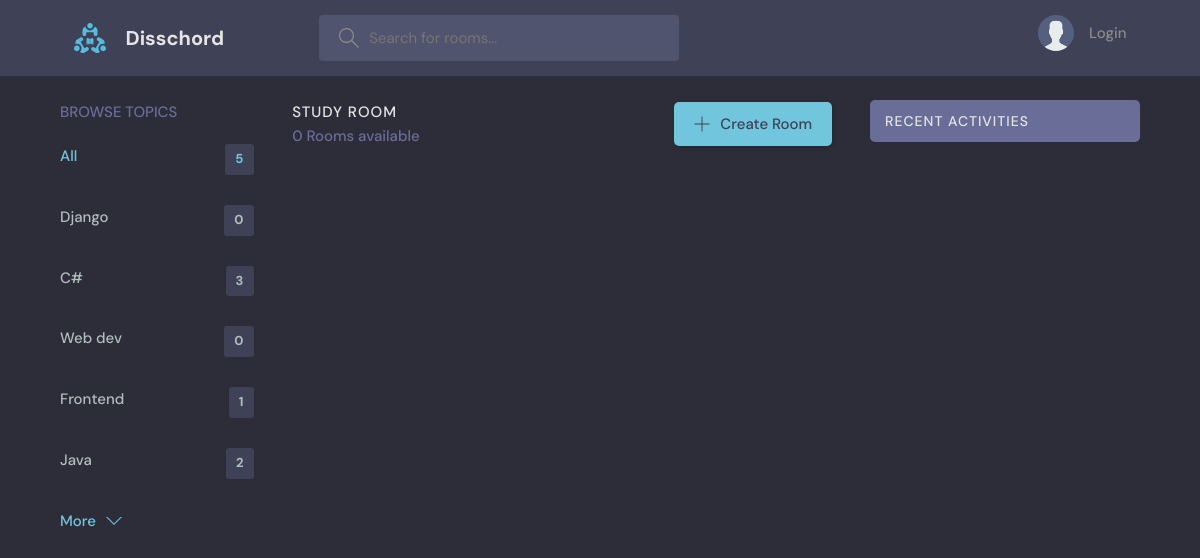
/?q=Python, run on an earlier commit of the app's database.
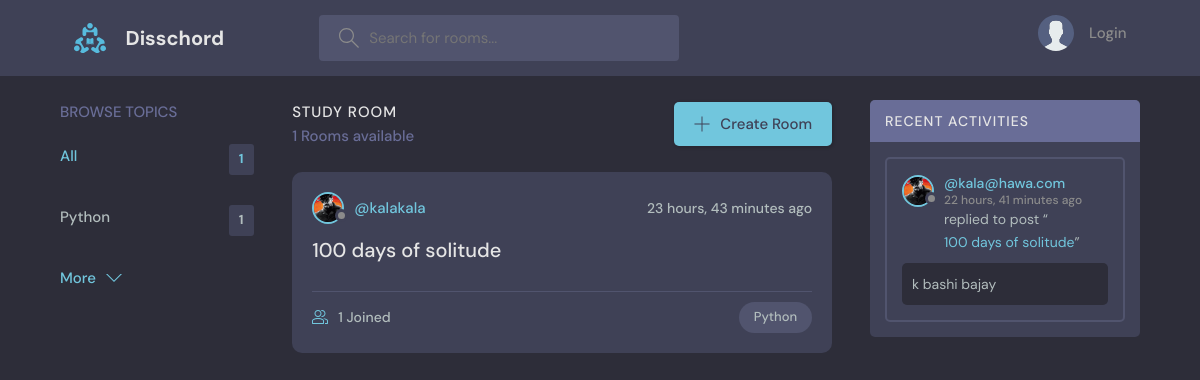
And on a later commit of the database.
### base/models.py (models this page shows, shortened)
class Topic(models.Model):
    name = models.CharField(max_length=200)

class Room(models.Model):
    host = models.ForeignKey(User, on_delete=models.SET_NULL, null=True)
    topic = models.ForeignKey(Topic, on_delete=models.SET_NULL, null=True)
    name = models.CharField(max_length=200)
    description = models.TextField(null=True, blank=True)
    participants = models.ManyToManyField(User, related_name='participants', blank=True)
    updated = models.DateTimeField(auto_now=True)
    created = models.DateTimeField(auto_now_add=True)
    class Meta:
        ordering = ['-updated', '-created']

class User(AbstractUser):
    name = models.CharField(max_length=200, null=True)
    email = models.EmailField(unique=True, null=True)
    bio = models.TextField(null=True)
    avatar = models.ImageField(null=True, default="avatar.svg")
    USERNAME_FIELD = 'email'
    REQUIRED_FIELDS = []

class Message(models.Model):
    user = models.ForeignKey(User, on_delete=models.CASCADE)
    room = models.ForeignKey(Room, on_delete=models.CASCADE)
    body = models.TextField()
    updated = models.DateTimeField(auto_now=True)
    created = models.DateTimeField(auto_now_add=True)
    class Meta:
        ordering = ['-updated', '-created']

### base/views.py (the view)
# urls.py: path('', views.home, name='home'),
def home(request):
    q = request.GET.get('q') if request.GET.get('q') != None else ''
    rooms = Room.objects.filter(Q(topic__name__icontains=q) |
                                Q(name__icontains=q) |
                                Q(description__icontains=q)
                                )
    topics = Topic.objects.all()[0:5]
    room_count = rooms.count()
    room_messages = Message.objects.filter(Q(room__topic__name__icontains=q))
    context = {
        'rooms' : rooms,
        'topics' : topics,
        'room_count' : room_count,
        'room_messages' : room_messages
    }
    return render(request,  'base/home.html', context)

### base/templates/base/home.html (shortened to what this page needs)
{% extends 'main.html' %}
{% block content %}
<main class="layout layout--3">
  <div class="container">
    {% include 'base/topics_components.html' %}
    <div class="roomList">
      <div class="roomList__header">
        <div>
          <h2>Study Room</h2>
          <p>{{room_count}} Rooms available</p>
        </div>
        <a class="btn btn--main" href="{% url 'create-room' %}">
          <svg version="1.1" xmlns="http://www.w3.org/2000/svg" width="32" height="32" viewBox="0 0 32 32">
            <title>add</title>
            <path
              d="M16.943 0.943h-1.885v14.115h-14.115v1.885h14.115v14.115h1.885v-14.115h14.115v-1.885h-14.115v-14.115z"
            ></path>
          </svg>
          Create Room
        </a>
      </div>
      {% include 'base/feed_components.html' %}
    </div>
    {% include 'base/activity_components.html' %}
  </div>
</main>
{% endblock content %}

### templates/main.html (shortened to what this page needs)
<!DOCTYPE html>
{% load static %}
<html lang="en">
  <head>
    <link rel="stylesheet" href="{% static 'styles/style.css' %}" />
  </head>
  <body>
    {% include 'navbar.html' %}
    {% block content %}
    {% endblock content %}
  </body>
</html>

### templates/navbar.html (shortened to what this page needs)
{% load static %}
<header class="header header--loggedIn">
    <div class="container">
      <a href="{% url 'home' %}" class="header__logo">
        <img src="{% static 'images/logo.svg' %}" />
        <h1>Disschord</h1>
      </a>
      <form class="header__search" method="GET" action="{% url 'home' %}">
        <label>
          <input name="q" placeholder="Search for rooms..." />
        </label>
      </form>
      <nav class="header__menu">
        {% if request.user.is_authenticated %}
        <div class="header__user">
          <a href="{% url 'user-profile' user.id %}">
            <div class="avatar avatar--medium active">
              <img src="{{request.user.avatar.url}}" />
            </div>
            <p>{{request.user.username}}<span>@{{request.user.username}}</span></p>
          </a>
          <button class="dropdown-button">
            <svg version="1.1" xmlns="http://www.w3.org/2000/svg" width="32" height="32" viewBox="0 0 32 32">
              <title>chevron-down</title>
              <path d="M16 21l-13-13h-3l16 16 16-16h-3l-13 13z"></path>
            </svg>
          </button>
        </div>
        {% else %}
        <a href={% url 'login' %}>
          <img src="{% static 'images/avatar.svg' %}" />
          <p>Login</p>
        {% endif %}
      </nav>
    </div>
</header>

### base/templates/base/topics_components.html
<div class="topics">
    <div class="topics__header">
      <h2>Browse Topics</h2>
    </div>
    <ul class="topics__list">
      <li>
        <a href="{% url 'home' %}" class="active">All <span>{{topics.count}}</span></a>
      </li>
      {% for topic in topics %}
      <li>
        <a href="{% url 'home' %}?q={{topic.name}}">{{topic.name}} <span>{{topic.room_set.all.count}}</span></a>
      </li>
      {% endfor %}
    </ul>
    <a class="btn btn--link" href="{% url 'topics' %}">
      More
      <svg version="1.1" xmlns="http://www.w3.org/2000/svg" width="32" height="32" viewBox="0 0 32 32">
        <title>chevron-down</title>
        <path d="M16 21l-13-13h-3l16 16 16-16h-3l-13 13z"></path>
      </svg>
    </a>
  </div>

### base/templates/base/feed_components.html (shortened to what this page needs)
{% for room in rooms %}
<div class="roomListRoom">
<div class="roomListRoom__header">
    <a href="{% url 'user-profile' room.host.id %}" class="roomListRoom__author">
    <div class="avatar avatar--small">
        <img src="{{room.host.avatar.url}}" />
    </div>
    <span>@{{room.host.username}}</span>
    </a>
    <div class="roomListRoom__actions">
    <span>{{room.created | timesince}} ago</span>
    </div>
</div>
<div class="roomListRoom__content">
    <a href="{% url 'room' room.id %}">{{room.name}}</a>
</div>
<div class="roomListRoom__meta">
    <a href="{% url 'room' room.id %}" class="roomListRoom__joined">
    {{room.participants.all.count}} Joined
    </a>
    <p class="roomListRoom__topic">{{room.topic.name}}</p>
</div>
</div>
{% endfor %}

### base/templates/base/activity_components.html (shortened to what this page needs)
<div class="activities">
    <div class="activities__header">
      <h2>Recent Activities</h2>
    </div>
    {% for message in room_messages %}
    <div class="activities__box">
      <div class="activities__boxHeader roomListRoom__header">
        <a href="{% url 'user-profile' message.user.id %}" class="roomListRoom__author">
          <div class="avatar avatar--small">
            <img src="{{message.user.avatar.url}}" />
          </div>
          <p>
            @{{message.user}}
            <span>{{message.created|timesince}} ago</span>
          </p>
        </a>
      </div>
      <div class="activities__boxContent">
        <p>replied to post “<a href="{% url 'room' message.room.id %}">{{message.room.name}}</a>”</p>
        <div class="activities__boxRoomContent">
            {{message.body}}
         </div>
      </div>
    </div>
    {% endfor %}
  </div>

What changed in the data, as far as the page shows it:
removed Topic: name "C#", room_set.all.count "3"
removed Topic: name "Web dev", room_set.all.count "0"
removed Topic: name "Frontend", room_set.all.count "1"
removed Topic: name "Java", room_set.all.count "2"
changed Topic: name "Django" → "Python"; room_set.all.count "0" → "1"
now on this page (row edited): Room: host.avatar (picture), host.username "kalakala", created "23 hours, 43 minutes", name "100 days of solitude", participants.all.count "1", topic.name "Python"
now on this page (row edited): Message: user.avatar (picture), user "kala@hawa.com", created "22 hours, 41 minutes", room.name "100 days of solitude", body "k bashi bajay"
Also different on the page:
{{ topics.count }}: "5" → "1"
{{ room_count }}: "0" → "1"
